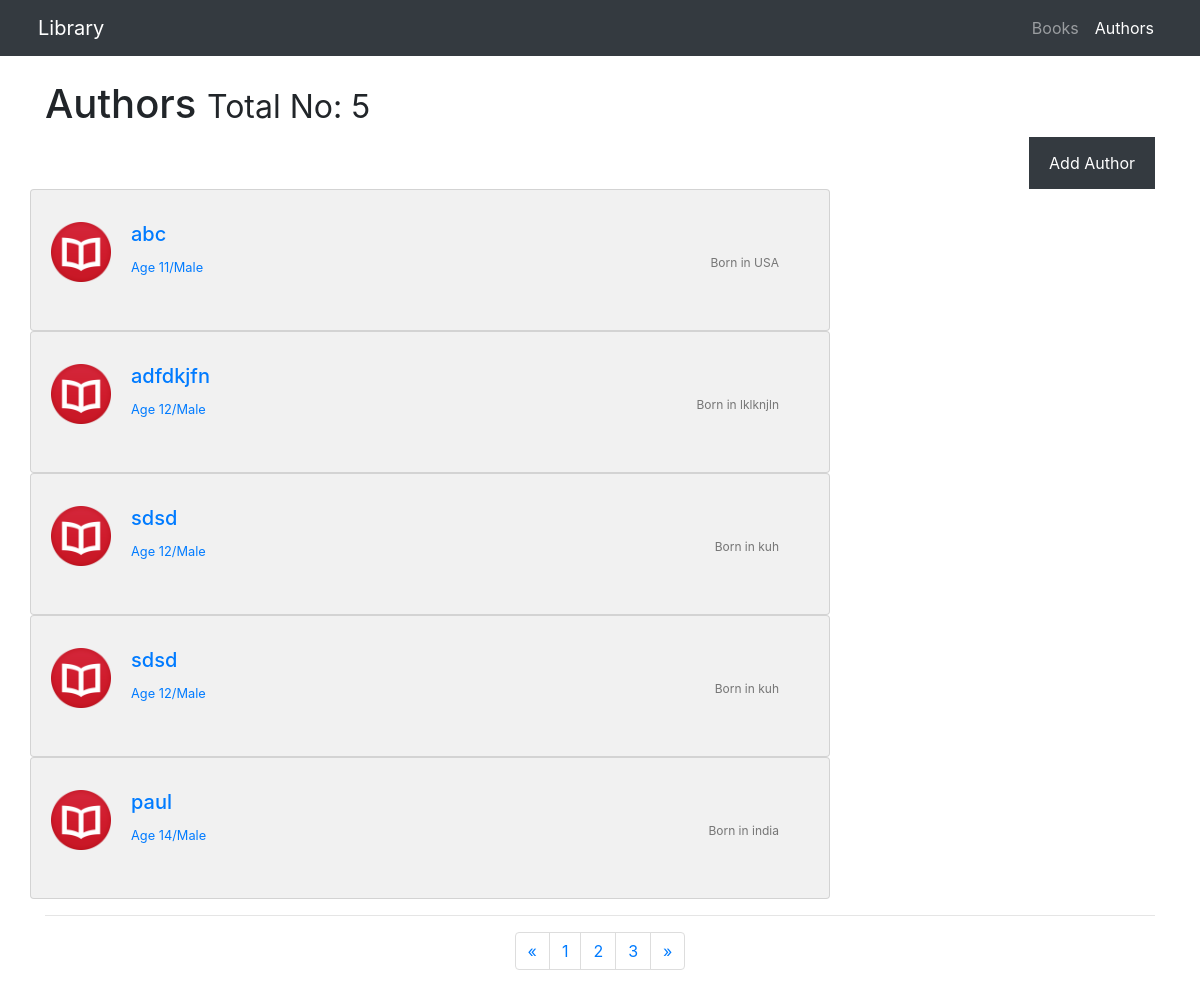
/authors/, run on an earlier commit of the app's database.
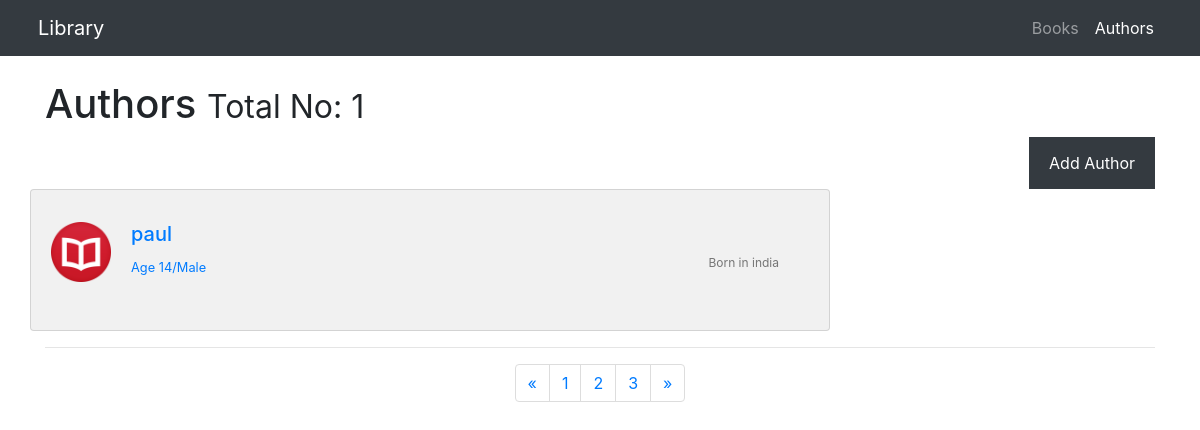
And on a later commit of the database.
### music/models.py (models this page shows, shortened)
class Post(models.Model):
   author = models.CharField(max_length=250)
   age = models.CharField(max_length=10)
   gender = models.CharField(max_length=500)
   Born_in = models.CharField(max_length=250)
   abt_author = models.CharField(max_length=1000)

### music/views.py (the view)
def createpost(request):
	if request.method == 'POST':
		print request.POST
		post=Post()
		post.author= request.POST.get('author')
		post.age= request.POST.get('age')
		post.gender= request.POST.get('gender')
		post.Born_in= request.POST.get('Born_in')
		post.abt_author= request.POST.get('abt_author')
		post.save()
	authors = Post.objects.values()
	print authors
	return render(request,'index4.html', {'authors': authors})

### music/templates/index4.html (shortened to what this page needs)
{% load static %}
<!DOCTYPE html>
<html lang="en">
<head>
  <link href="{% static 'vendor/bootstrap/css/bootstrap.min.css' %}" rel="stylesheet">
  <link href="{% static 'css/1-col-portfolio4.css' %}" rel="stylesheet">
</head>
<body>
  <nav class="navbar navbar-expand-lg navbar-dark bg-dark fixed-top nav" style="padding: 0;">
    <div class="container" style="padding: 8px;">
      <a class="navbar-brand" href="#">Library</a>
      <div class="collapse navbar-collapse" id="navbarResponsive">
        <ul class="navbar-nav ml-auto">
          <li class="nav-item ">
            <a class="nav-link" href="/authors/books/">Books</a>
          </li>
          <li class="nav-item active">
            <a class="nav-link" href="/authors/">Authors</a>
          </li>
        </ul>
      </div>
    </div>
  </nav>
  <div class="container">
    <h1 class="my-4">Authors
      <small>Total No: {{ authors.count}}</small>
    </h1>
    <div class="bt">
      <button onclick="document.getElementById('id01').style.display='block'" style="width:auto;">Add Author</button>
    </div>
</body>
</html>
{% for author in authors %}
<div class="list-group">
  <div class="row">
    <a href="/authors/{{ author.author }}" class="list-group-item">
      <div class="media">
        <div class="media-left">
          <img src="{% static 'book.png' %}" class="media-object" style="width:60px">
        </div>
        <div class="media-body">
         <h5 class="media-heading">{{ author.author }}</h5>
         <div class="isbn">
           <p>Born in {{ author.Born_in }}</p>
         </div>
         <div class="age">
          <small>Age {{ author.age }}/{{ author.gender }}</small>
        </div>
      </div>
    </div>
  </a>
</div>
</div>
{% endfor %}
<hr>
<ul class="pagination justify-content-center">
  <li class="page-item">
    <a class="page-link" href="#" aria-label="Previous">
      <span aria-hidden="true">&laquo;</span>
    </a>
  </li>
  <li class="page-item">
    <a class="page-link" href="#">1</a>
  </li>
  <li class="page-item">
    <a class="page-link" href="#">2</a>
  </li>
  <li class="page-item">
    <a class="page-link" href="#">3</a>
  </li>
  <li class="page-item">
    <a class="page-link" href="#" aria-label="Next">
      <span aria-hidden="true">&raquo;</span>
    </a>
  </li>
</ul>
</body>
</html>

What changed in the data, as far as the page shows it:
removed Post: author "abc", Born_in "USA", age "11", gender "Male"
removed Post: author "adfdkjfn", Born_in "lklknjln", age "12", gender "Male"
removed Post: author "sdsd", Born_in "kuh", age "12", gender "Male"
removed Post: author "sdsd", Born_in "kuh", age "12", gender "Male"
Also different on the page:
{{ authors.count }}: "5" → "1"
